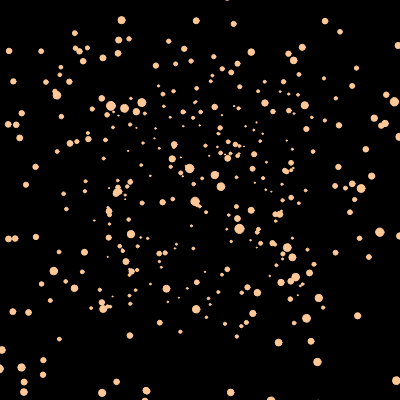
Frame 1 (no input)
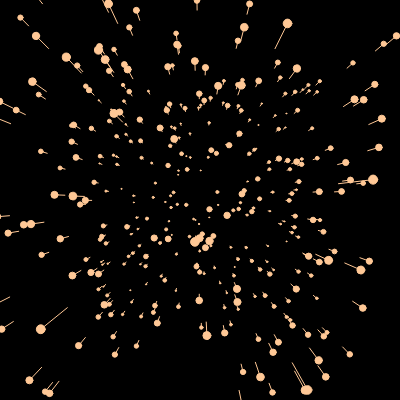
Frame 60 (no input)
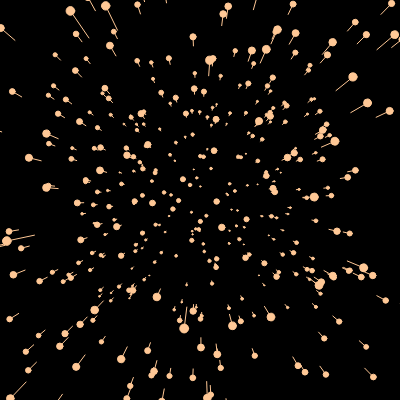
Frame 120 (the mouse pressed at the canvas centre since frame 60)

The p5.js sketch that drew these frames (run headless with seeded random() and noise() and a simulated clock; from frame 60 on, the mouse is pressed at the canvas centre):

// p5.js sketch
// ── sketch.js
let stars = []; //(x, y)
let factor = 100;
let speedSlider;
let width, height;


function setup() {
  width = 400; 
  height = 400;
  createCanvas(width, height);
  speedSlider = createSlider(0, 20, 10, 1);

  for(let i = 0; i < 500; i++){
    stars[i] =  createVector(
      random(-width*factor, width*factor),
      random(-height*factor, height*factor),
      random(10, 400));
    stars[i].pz = stars[i].z;
    //stars[i] = {x, y, z, pz};

  }
 
  //star 변수 안에 x, y, z의 값을 묶어서 저장.
}

function draw() {
  background(0, 0, 0);
  fill(255);
  translate(width/2, height/2);

  for(let star of stars){
    let x = star.x/star.z;
    let y = star.y/star.z;
    let px = star.x/star.pz;
    let py = star.y/star.pz;
    let d = map(star.z, 0, 400, 10, 1);

    fill(255, 200, 150);
  //translate(width/2, height/2);
  //stroke(255,255,100);
 
    circle(x, y, d);
    stroke(255,200,150);
    line(x, y, px, py);
    star.pz = star.z;
    star.z -= speedSlider.value();

    if(star.z < 1 ){
      star.x = random(-width*factor, width*factor);
      star.y = random(-height*factor, height*factor);
      star.z = width;
      star.pz =width;
  }
    
  //star.z += 10;
  }

}
